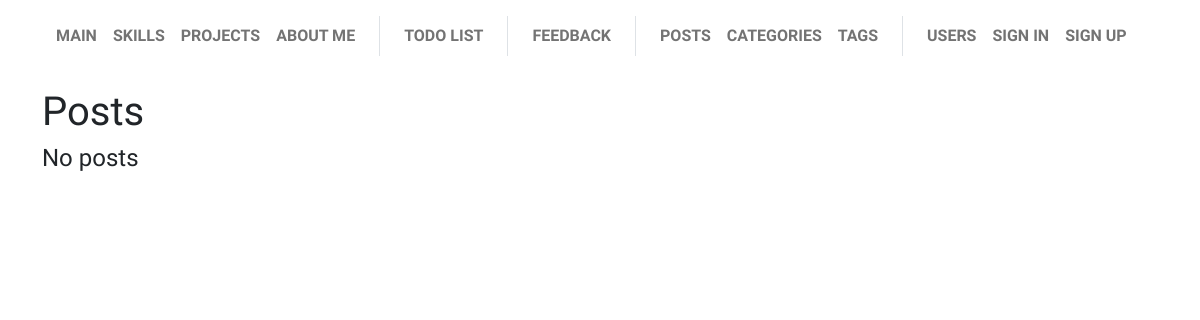
The page /post/list on the database as committed earlier.
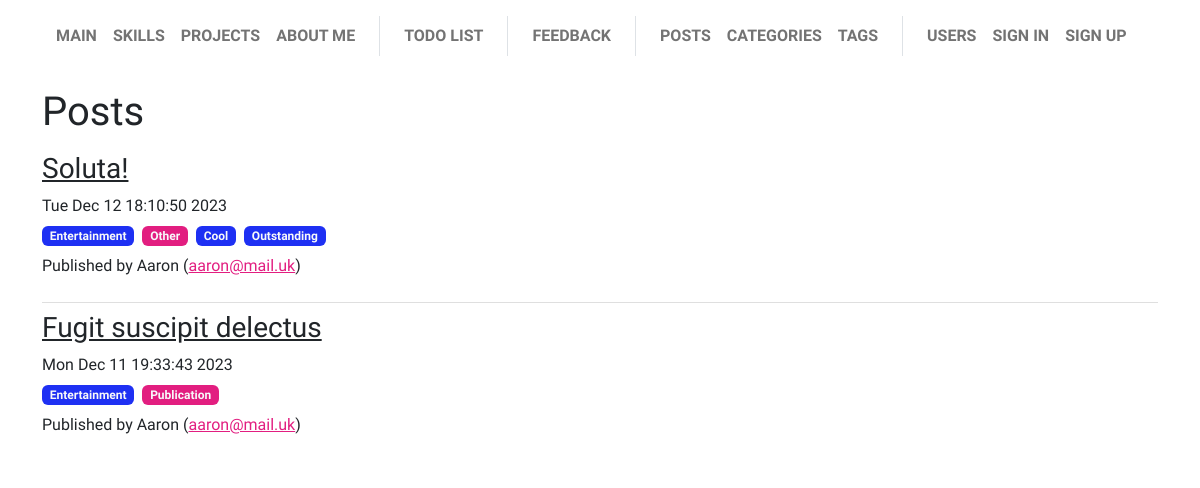
The same page on the database as committed later.
### app/post/models.py (models this page shows, shortened)
class Post(db.Model):
    __tablename__ = "post"
    id = Column(Integer, primary_key=True)
    title = Column(String(64), nullable=False)
    text = Column(String(1024), nullable=False)
    created = Column(DateTime(True), nullable=False, default=datetime.now)
    type = Column(Enum(EnumType), default='other')
    enabled = Column(Boolean, nullable=False, default=True)
    user_id = Column(Integer, ForeignKey(User.id), nullable=False)
    category_id = Column(Integer, ForeignKey(Category.id, name="fk_post_category_id"), nullable=True)
    tags: Mapped[List[Tag]] = db.relationship('Tag', secondary=post_tag_m2m, back_populates="posts")
    def visible_posts():
        try:
            current_user_id = current_user.id
        except:
            current_user_id = None
        if current_user_id:
            query = sa.select(Post).where(
                (Post.enabled == True).__or__(Post.user_id == current_user_id))
        else:
            query = sa.select(Post).where((Post.enabled == True))
        return db.session.execute(query.order_by(Post.created.desc())).scalars()

class Category(db.Model):
    __tablename__ = "category"
    id = Column(Integer, primary_key=True)
    name = Column(String(48), nullable=False)
    posts = db.relationship('Post', backref='category', lazy=True)

class Tag(db.Model):
    __tablename__ = "tag"
    id = Column(Integer, primary_key=True)
    name = Column(String(48), nullable=False)
    posts: Mapped[List[Post]] = db.relationship(secondary=post_tag_m2m, back_populates="tags")

### app/user/models.py (models this page shows, shortened)
class User(db.Model, UserMixin):
    __tablename__ = "user"
    id = Column(Integer, primary_key=True)
    username = Column(String(20), unique=True, nullable=False)
    email = Column(String(120), unique=True, nullable=False)
    image_file = Column(String(20), nullable=False, default="default.jpg")
    about_me = Column(String(512), nullable=True, default="")
    last_seen = Column(DateTime(True), nullable=True)
    password_hash = Column(String(128))
    @property
    def password(self):
        """
        Password cannot be accessed
        """
        raise AttributeError("password is not a readable attribute")

### app/post/views.py (the view)
@post_blueprint.route('/', methods=["GET"])
@post_blueprint.route('/list', methods=["GET"])
def list():
    all_posts = Post.visible_posts().all()
    return render_template("post/list.html", all_posts=all_posts)

### app/base/menu.py (called while the page is built)
@base_blueprint.app_context_processor
def inject_menu():
    return dict(menu=__menu__.__iter__(), menu_separator=__separator__)

    @property
    def url(self):
        return url_for(self.endpoint)

    @property
    def visible(self):
        return not self.visibility_lambda or self.visibility_lambda()

### app/post/models.py (called while the page is built)
    @property
    def label(self):
        match self:
            case EnumType.news:
                return 'News'
            case EnumType.publication:
                return 'Publication'
            case EnumType.other:
                return 'Other'

### app/post/templates/post/list.html (shortened to what this page needs)
{% extends "base/base.html" %}
{% block page_body %}
<h1>Posts</h1>
{% if all_posts.__len__() > 0 %}
<ul class="list-group list-group-flush">
    {% for post in all_posts %}
    <li class="list-group-item px-0">
        <h3>
            <a href="{{ url_for('.post', id=post['id']) }}" class="link-dark"> {{ post["title"] }} </a>
        </h3>
        <p class="mb-2"> {{ post["created"].ctime() }} </p>
        <p class="d-flex gap-2 mb-2">
            {% if post["category"] %}
            <span class="badge text-bg-primary text-light"> {{ post["category"]["name"] }} </span>
            {% endif %}
            <span class="badge text-bg-secondary text-light"> {{ post["type"]["label"] }} </span>
            {% for tag in post["tags"] %}
                <span class="badge text-bg-primary text-light"> {{ tag["name"] }} </span>
            {% endfor %}
        </p>
        <p>
            Published by
            {% if post["user_id"] == current_user.id %}
            <a href="{{ url_for('user.account') }}" class="text-secondary">You</a>
            {% else %}
            {{ post["user"]["username"] }}
            (<a class="text-secondary" href="mailto:{{ post['user']['email'] }}">{{ post["user"]["email"] }}</a>)
            {% endif %}
        </p>
    </li>
    {% endfor%}
</ul>
{% else %}
<h4>
    No posts
</h4>
{% endif %}
{% endblock %}

### app/base/templates/base/base.html (shortened to what this page needs)
<!DOCTYPE html>
<html lang="en">
<head>
    {% block page_styles %}
    <link href="{{ url_for('base.static', filename='css/bootstrap.min.css') }}" rel="stylesheet">
    <link href="{{ url_for('base.static', filename='css/bootstrap-theme.css') }}" rel="stylesheet">
    <link href="{{ url_for('base.static', filename='css/custom.css') }}" rel="stylesheet">
    {% endblock %}
</head>
<body class="min-vh-100 d-flex flex-column">
    {% include "base/base_nav.html" %}
    <div class="container flex-grow-1 mt-3">
        {% block page_body %}{% endblock %}
    </div>
</body>
</html>

### app/base/templates/base/base_nav.html (shortened to what this page needs)
<nav class="navbar navbar-expand-lg position-sticky-lg top-0 z-3 navbar-light bg-transparent py-3">
  <div class="container-fluid px-5">
    <div class="collapse navbar-collapse" id="collapsableContent">
      <ul class="navbar-nav me-auto mb-2 mb-lg-0 fw-bolder bg-white rounded">
        {%for item in menu %}
          {% if item == menu_separator %}
            <li class="border-top border-top-lg-0 border-start-lg mx-lg-3 nav-sep"></li>
          {% elif item.visible %}
            <li class="nav-item">
              <a class="nav-link" href="{{ item.url }}"> {{ item.name | upper }} </a>
            </li>
          {% endif %}
        {% endfor %}
      </ul>
    </div>
  </div>
</nav>

### app/base/static/css/custom.css (style rules this page uses)
@media (min-width: 992px) { .position-sticky-lg { position: sticky !important; } }

Rows that differ between the two databases and show on the page:
added Post: title "Soluta!", created.ctime "Tue Dec 12 18:10:50 2023", category.name "Entertainment", type.label "Other", user.username "Aaron", user.email "aaron@mail.uk"
added Tag: name "Cool"
added Tag: name "Outstanding"
added Post: title "Fugit suscipit delectus", created.ctime "Mon Dec 11 19:33:43 2023", category.name "Entertainment", type.label "Publication", user.username "Aaron", user.email "aaron@mail.uk"
Other text that changed with them:
text no longer shown: "No posts"
